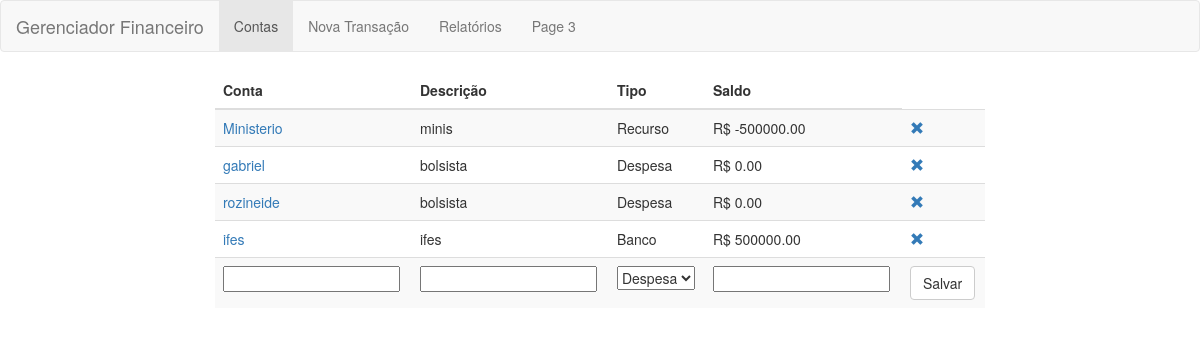
Page /financial/ on the earlier database version.
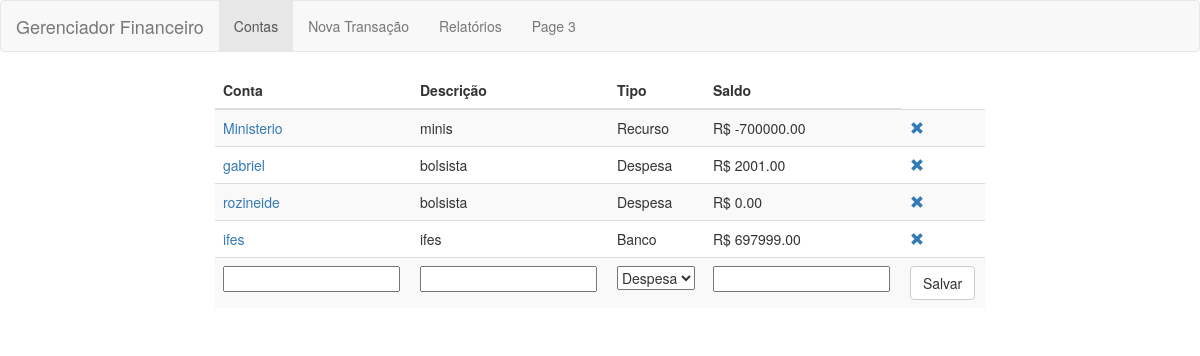
Same page on the later database version.
### financial/models.py (models this page shows, shortened)
class Account(models.Model):
    name = models.CharField("nome da conta", max_length=50)
    description = models.CharField(max_length=200)
    bank = 'BK'
    expense = 'EX'
    income = 'IN'
    acc_type_choices = (
        (bank, 'Banco'),
        (expense, 'Despesa'),
        (income, 'Recurso'),
    )
    acc_type = models.CharField(
        "tipo", max_length=2, choices=acc_type_choices, default=expense)
    balance = models.DecimalField("saldo", max_digits=15, decimal_places=2)

### financial/views.py (the view, shortened to what this page needs)
class IndexView(generic.CreateView):
    template_name = 'financial/index.html'
    context_object_name = 'accounts_list'
    model = Account
    form_class = AccountForm
    def get_context_data(self, **kwargs):
        context = super(IndexView, self).get_context_data(**kwargs)
        context[self.context_object_name] = Account.objects.all()
        return context

### financial/forms.py
class AccountForm(ModelForm):
    class Meta:
        model = Account
        fields = '__all__'

### financial/templates/financial/index.html (shortened to what this page needs)
{% extends 'base_financial.html' %}
{% block content %}
{% load staticfiles %}
  <table class="table table-striped">
    <thead>
      <tr>
        <th>Conta</th>
        <th>Descrição</th>
        <th>Tipo</th>
        <th>Saldo</th>
      </tr>
    </thead>
    <tbody>
      {% if accounts_list %}
      {% for account in accounts_list %}
      <tr>
        <td><a href="{% url 'financial:account_transactions' account.id%}"> {{ account.name }} </a></td>
        <td>{{ account.description }}</td>
        <td>{{ account.get_acc_type_display }}</td>
        <td>R$ {{ account.balance }}</td>
        <td><a href="{% url 'financial:delete_account' account.id %}"><span class="glyphicon glyphicon-remove"></span></a></td>
      </tr>
      {% endfor %}
      {% endif %}
      <tr>
        <form method="POST" class="post">{% csrf_token %}
          {% for field in form %}
            <td>{{ field }}</td>
          {%  endfor %}
          <td><button type="submit" class="save btn btn-default">Salvar</button></td>
        </form>
      </tr>
    </table>
{% endblock %}

Differences in the rows shown:
changed Account "Ministerio": balance "-500000.00" → "-700000.00"
changed Account "gabriel": balance "0.00" → "2001.00"
changed Account "ifes": balance "500000.00" → "697999.00"
